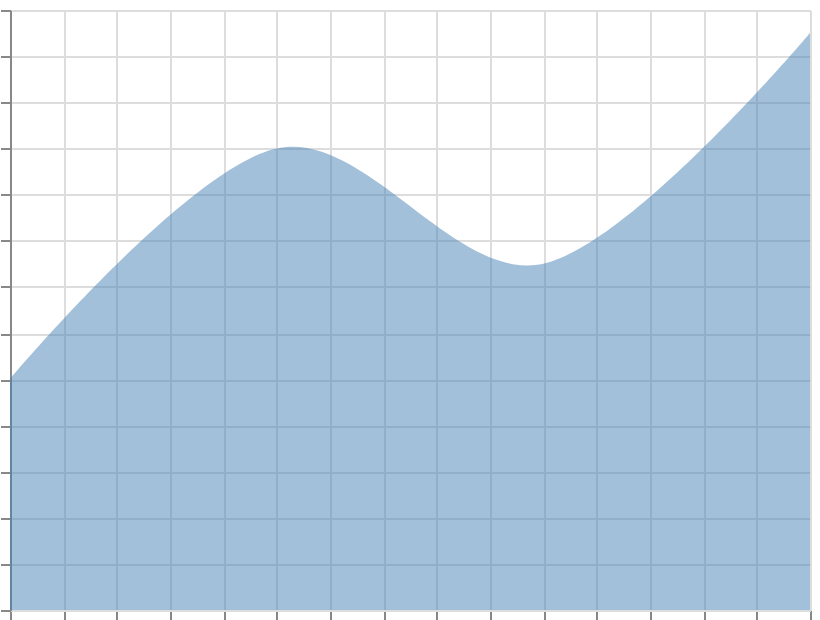

The specification (Vega-Lite) saved for this image:
### Vega specification from a JSON file in a GitHub repository (floating-point values rounded to 4 significant figures)
{"$schema": "https://vega.github.io/schema/vega/v6.json", "width": 400, "height": 300, "padding": 5, "autosize": "none", "data": [{"name": "table", "values": [{"x": 0, "y": 10}, {"x": 1, "y": 20}, {"x": 2, "y": 15}, {"x": 3, "y": 25}]}], "scales": [{"name": "x", "type": "linear", "domain": {"data": "table", "field": "x"}, "range": "width", "nice": true}, {"name": "y", "type": "linear", "domain": {"data": "table", "field": "y"}, "range": [{"signal": "height"}, 0], "nice": true}], "marks": [{"type": "area", "from": {"data": "table"}, "encode": {"update": {"x": {"scale": "x", "field": "x"}, "y": {"scale": "y", "field": "y"}, "y2": {"scale": "y", "value": 0}, "fill": {"value": "steelblue"}, "fillOpacity": {"value": 0.5}, "interpolate": {"value": "cardinal"}, "tension": {"value": 0}}}}], "axes": [{"scale": "x", "orient": "bottom", "grid": true, "labels": false}, {"scale": "y", "orient": "left", "grid": true, "labels": false}]}
